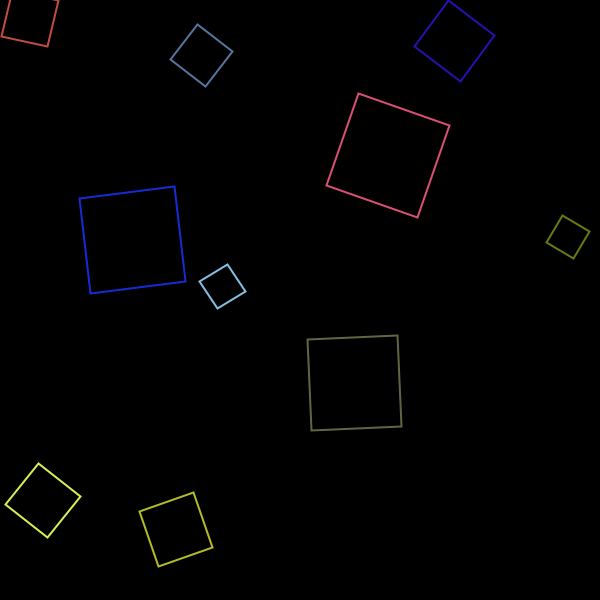
Frame 1 (no input)
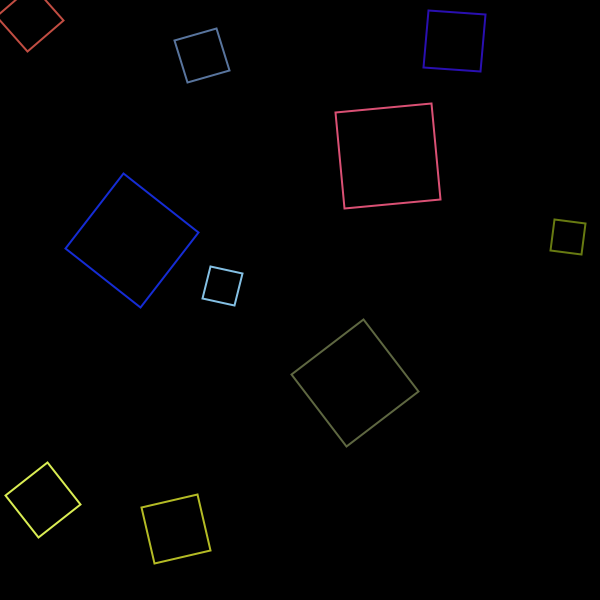
Frame 60 (the mouse pressed at the canvas centre just before this capture)
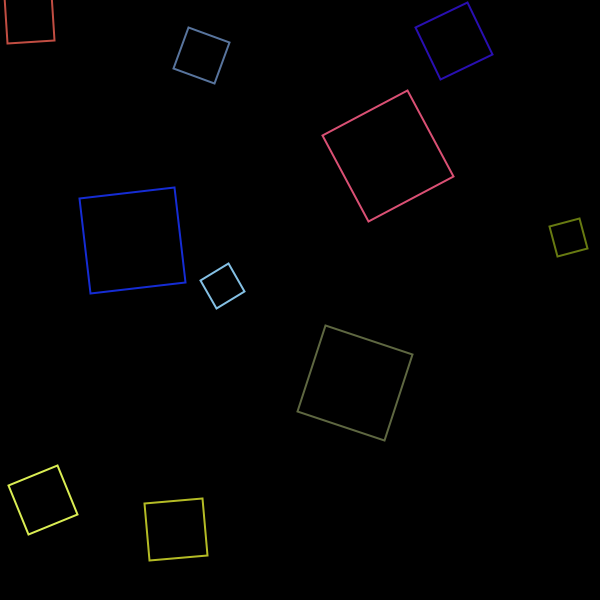
Frame 120 (the mouse held since frame 60 and released just before this capture)

The Processing sketch that drew these frames (run headless with seeded random() and noise(); from frame 60 on, the mouse is pressed at the canvas centre):

// Processing sketch: exampleOOP1
// ── exampleOOP1.pde
// Define the RotatingShape class
class RotatingShape {
  float x, y;          // Position of the shape
  float size;          // Size of the shape
  float angle;         // Current rotation angle
  float rotationSpeed; // How fast it rotates
  color shapeColor;    // The color of the shape
  
  // Constructor to set up the shape's properties
  RotatingShape(float x, float y, float size, float rotationSpeed, color shapeColor) {
    this.x = x;
    this.y = y;
    this.size = size;
    this.rotationSpeed = rotationSpeed;
    this.shapeColor = shapeColor;
    angle = random(TWO_PI); // Start at a random angle
  }
  
  // Update the shape's angle for rotation
  void update() {
    angle += rotationSpeed;
  }
  
  // Display the shape on the screen
  void display() {
    pushMatrix();
    translate(x, y);
    rotate(angle);
    noFill();
    stroke(shapeColor);
    strokeWeight(2);
    // Draw a rectangle centered at the shape's position
    rectMode(CENTER);
    rect(0, 0, size, size);
    popMatrix();
  }
}

RotatingShape[] shapes;

void setup() {
  size(600, 600);
  // Create an array to hold 10 rotating shapes
  shapes = new RotatingShape[10];
  for (int i = 0; i < shapes.length; i++) {
    // Random position, size, rotation speed, and color for each shape
    shapes[i] = new RotatingShape(random(width), random(height), random(30, 100), random(0.01, 0.05), color(random(255), random(255), random(255)));
  }
}

void draw() {
  background(0);
  // Update and display each shape
  for (RotatingShape s : shapes) {
    s.update();
    s.display();
  }
}
